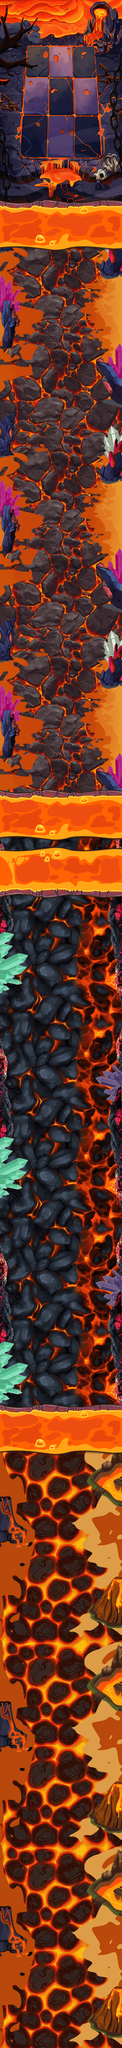

This is a level from a 2D game, rendered from its Tiled map with the project's own tilesets. A one-line summary and the map file follow, with tile-layer data summarised:
An orthogonal 15x250 tile map with 32x32 px tiles, 4 tile layers (floor, carpet, barrier, staticBridge) and 231 objects (left1, left2, left3, left4, right1, ...).

<map version="1.0" tiledversion="1.1.5" orientation="orthogonal" renderorder="right-down" width="15" height="250" tilewidth="32" tileheight="32" infinite="0" nextobjectid="2498">
 <tileset firstgid="1" source="background.tsx" />
 <layer name="floor" width="15" height="250" locked="1">
  <data>[3750 cells, 3750 non-empty, 1500 distinct tile ids]</data>
 </layer>
 <layer name="carpet" width="15" height="250" locked="1">
  <data>[3750 cells, 0 non-empty, 0 distinct tile ids]</data>
 </layer>
 <layer name="barrier" width="15" height="250" locked="1">
  <data>[3750 cells, 420 non-empty, 210 distinct tile ids]</data>
 </layer>
 <layer name="staticBridge" width="15" height="250" locked="1">
  <data>[3750 cells, 0 non-empty, 0 distinct tile ids]</data>
 </layer>
 <objectgroup name="border" locked="1">
  <object id="5" name="left1" x="0" y="0" width="1" height="2000" />
  <object id="1833" name="left2" x="0" y="2006" width="1" height="2000" />
  <object id="1834" name="left3" x="0" y="4011.75" width="1" height="2000" />
  <object id="1835" name="left4" x="0" y="6018" width="1" height="1980.73" />
  <object id="1836" name="right1" x="479" y="0.0725" width="1" height="2000.56" />
  <object id="1837" name="right2" x="479" y="2006.64" width="1" height="2000" />
  <object id="1838" name="right3" x="479" y="4012.39" width="1" height="2000" />
  <object id="1839" name="right4" x="479" y="6018.64" width="1" height="1980.42" />
 </objectgroup>
 <objectgroup name="obstacle" locked="1">
  <object id="2067" x="448" y="7761" width="28" height="195" />
  <object id="2068" x="425" y="7786" width="18" height="172" />
  <object id="2069" x="404" y="7814" width="15" height="134" />
  <object id="2070" x="386" y="7849" width="13" height="86" />
  <object id="2071" x="352" y="7865" width="28" height="63" />
  <object id="2072" x="446" y="6960.5" width="28" height="195" />
  <object id="2073" x="423" y="6985.5" width="18" height="172" />
  <object id="2074" x="402" y="7013.5" width="15" height="134" />
  <object id="2075" x="384" y="7048.5" width="13" height="86" />
  <object id="2076" x="350" y="7064.5" width="28" height="63" />
  <object id="2077" x="447" y="6158.5" width="28" height="195" />
  <object id="2078" x="424" y="6183.5" width="18" height="172" />
  <object id="2079" x="403" y="6211.5" width="15" height="134" />
  <object id="2080" x="385" y="6246.5" width="13" height="86" />
  <object id="2081" x="351" y="6262.5" width="28" height="63" />
  <object id="2082" x="4" y="7448" width="45" height="175" />
  <object id="2083" x="54" y="7550" width="49" height="75" />
  <object id="2084" x="5.5" y="6648.5" width="45" height="175" />
  <object id="2085" x="55.5" y="6750.5" width="49" height="75" />
  <object id="2086" x="7.5" y="5848.5" width="45" height="175" />
  <object id="2087" x="57.5" y="5950.5" width="49" height="75" />
  <object id="2089" x="443" y="6426" width="32" height="256" />
  <object id="2090" x="403" y="6513" width="36" height="134" />
  <object id="2091" x="347" y="6544" width="52" height="81" />
  <object id="2092" x="443" y="5688" width="32" height="190" />
  <object id="2093" x="403" y="5709" width="36" height="134" />
  <object id="2094" x="347" y="5740" width="52" height="81" />
  <object id="2095" x="443" y="7231" width="32" height="256" />
  <object id="2096" x="403" y="7318" width="36" height="134" />
  <object id="2097" x="347" y="7349" width="52" height="81" />
  <object id="2098" x="5" y="5313" width="98" height="92" />
  <object id="2099" x="5" y="5241" width="48" height="66" />
  <object id="2100" x="5" y="5412" width="75" height="35" />
  <object id="2107" x="4.66667" y="5451.33" width="27.3333" height="20" />
  <object id="2108" x="3.83333" y="4514.17" width="98" height="92" />
  <object id="2109" x="3.83333" y="4442.17" width="48" height="66" />
  <object id="2110" x="3.83333" y="4613.17" width="75" height="35" />
  <object id="2111" x="3.5" y="4652.5" width="27.3333" height="20" />
  <object id="2112" x="3.16666" y="3712.17" width="98" height="92" />
  <object id="2113" x="3.16666" y="3640.17" width="48" height="66" />
  <object id="2114" x="3.16666" y="3811.17" width="75" height="35" />
  <object id="2115" x="2.83333" y="3850.5" width="27.3333" height="20" />
  <object id="2116" x="444.667" y="4161.33" width="29.3333" height="89.3333" />
  <object id="2120" x="400" y="4180.67" width="41.3333" height="14.6667" />
  <object id="2122" x="399.333" y="4197.33" width="42" height="40.6667" />
  <object id="2123" x="380" y="4206.67" width="16.6667" height="25.3333" />
  <object id="2124" x="414" y="4255.33" width="59.3333" height="16.6667" />
  <object id="2125" x="430" y="4277.33" width="43.3333" height="21.3333" />
  <object id="2132" x="445" y="4962.67" width="29.3333" height="89.3333" />
  <object id="2133" x="400.333" y="4982.01" width="41.3333" height="14.6667" />
  <object id="2134" x="399.666" y="4998.67" width="42" height="40.6667" />
  <object id="2135" x="380.333" y="5008.01" width="16.6667" height="25.3333" />
  <object id="2136" x="414.333" y="5056.67" width="59.3333" height="16.6667" />
  <object id="2137" x="430.333" y="5078.67" width="43.3333" height="21.3333" />
  <object id="2138" x="6.66667" y="2679.33" width="20.6667" height="280.667" />
  <object id="2139" x="33.3333" y="2698.67" width="17.3333" height="259.333" />
  <object id="2140" x="54.6667" y="2728.67" width="22.6667" height="146.667" />
  <object id="2141" x="3.99997" y="1883" width="20.6667" height="280.667" />
  <object id="2142" x="30.6666" y="1902.34" width="17.3333" height="259.333" />
  <object id="2143" x="52" y="1932.34" width="22.6667" height="146.667" />
  <object id="2144" x="3.99997" y="1080.33" width="20.6667" height="280.667" />
  <object id="2145" x="30.6666" y="1099.67" width="17.3333" height="259.333" />
  <object id="2146" x="52" y="1129.67" width="22.6667" height="146.667" />
  <object id="2148" x="453.333" y="1344.67" width="22.6667" height="232.667" />
  <object id="2149" x="420" y="1395.33" width="28.6667" height="130.667" />
  <object id="2150" x="433.333" y="1530" width="15.3333" height="30.6667" />
  <object id="2152" x="382" y="1401.33" width="22" height="8.66667" />
  <object id="2153" x="379.333" y="1414.67" width="39.3333" height="23.3333" />
  <object id="2155" x="402.667" y="1442" width="14" height="64" />
  <object id="2156" x="454.333" y="2143" width="22.6667" height="232.667" />
  <object id="2157" x="421" y="2193.66" width="28.6667" height="130.667" />
  <object id="2158" x="434.333" y="2328.33" width="15.3333" height="30.6667" />
  <object id="2159" x="383" y="2199.66" width="22" height="8.66667" />
  <object id="2160" x="380.333" y="2213" width="39.3333" height="23.3333" />
  </objectgroup>
 <objectgroup name="path" locked="1" />
 <objectgroup name="bridge" locked="1">
  <!-- 4 objects omitted --></objectgroup>
 <objectgroup name="powerBox" locked="1">
  <!-- 10 objects omitted --></objectgroup>
 <objectgroup name="enemyOne" locked="1" />
 <objectgroup name="enemyTwo" locked="1" />
 <objectgroup name="enemyThree" locked="1" />
 <objectgroup name="enemyFour" locked="1" />
 <objectgroup name="enemyFive" locked="1" />
 <objectgroup name="enemySix" locked="1">
  <!-- 2 objects omitted --></objectgroup>
 <objectgroup name="enemySeven" locked="1" />
 <objectgroup name="enemyEight" locked="1" />
 <objectgroup name="enemyNine" locked="1">
  <!-- 30 objects omitted --></objectgroup>
 <objectgroup name="enemyTen" locked="1">
  <!-- 40 objects omitted --></objectgroup>
 <objectgroup name="enemyEleven" locked="1">
  <!-- 19 objects omitted --></objectgroup>
 <objectgroup name="enemyTwelve" locked="1">
  <!-- 30 objects omitted --></objectgroup>
</map>
<!-- 149 of 231 objects omitted -->
